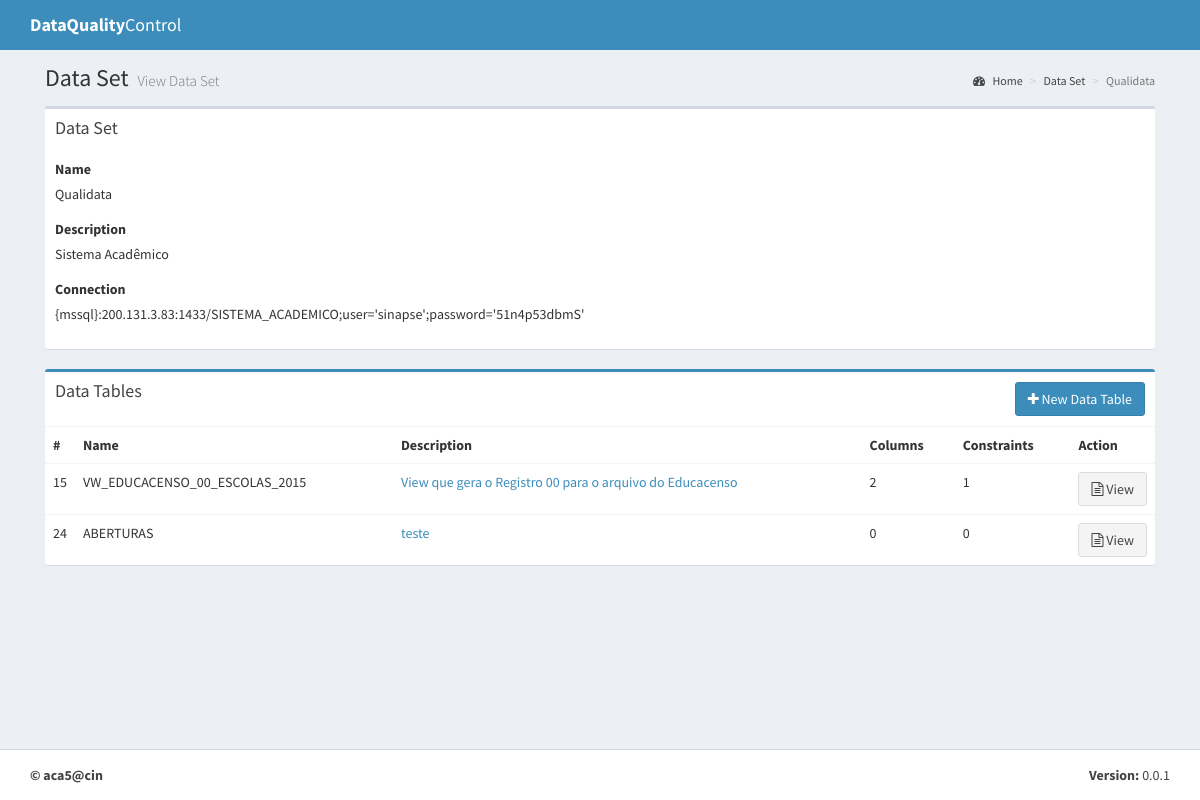
Page /dataset/1/ on the earlier database version.
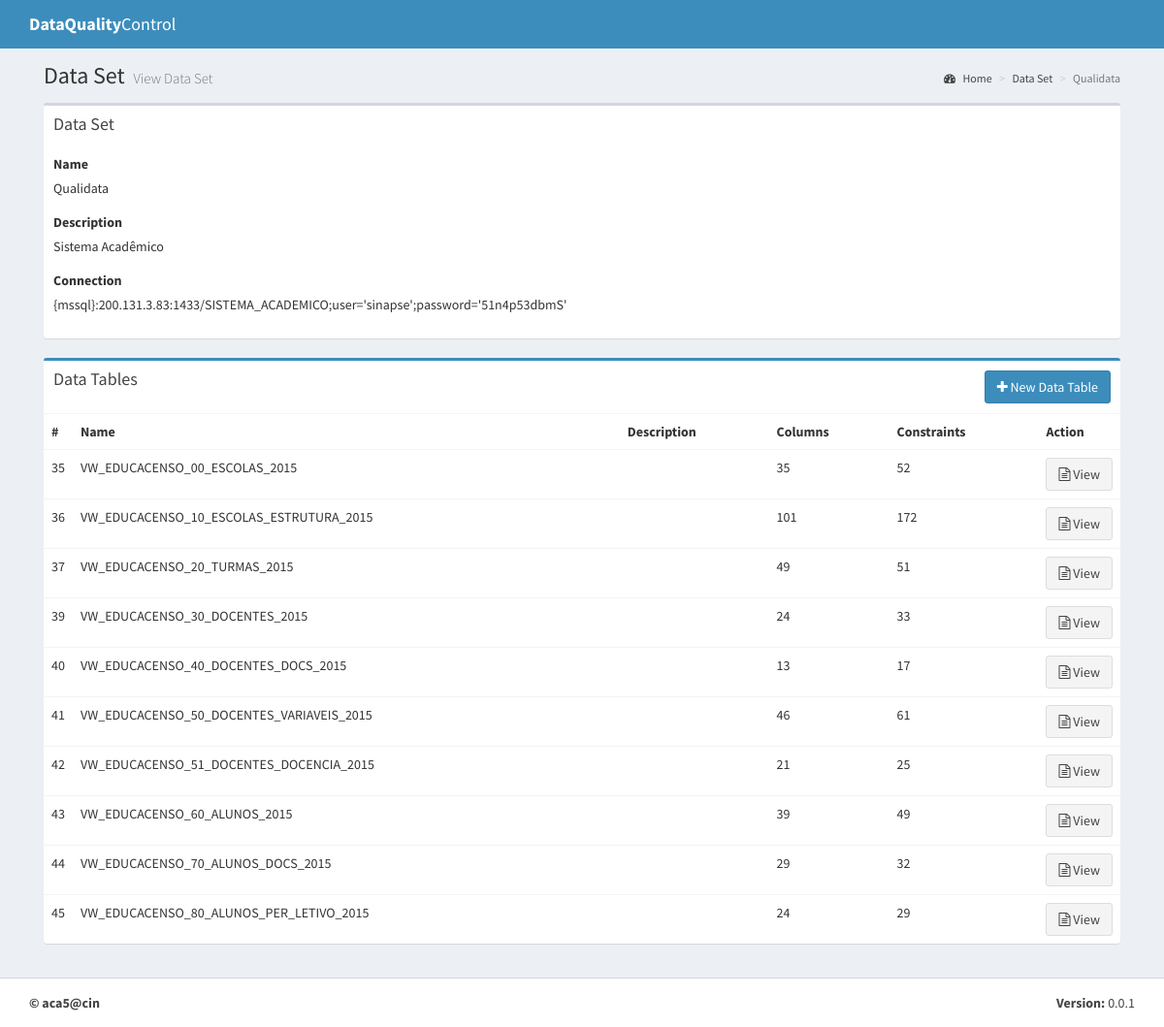
Same page on the later database version.
### dqc/models.py (models this page shows, shortened)
class DataTable(models.Model):
    name = models.CharField(max_length=200)
    description = models.TextField()
    data_set = models.ForeignKey(DataSet)
    created_at = models.DateTimeField(auto_now_add=True)
    data_column_identify = models.ForeignKey('DataColumn', null=True)
    def count_columns(self):
        return self.datacolumn_set.all().count()
    def count_constraints(self):
        count = 0
        for c in self.datacolumn_set.all():
            count += c.count_constraints()
        return count

class DataColumn(models.Model):
    name = models.CharField(max_length=200)
    description = models.TextField()
    data_table = models.ForeignKey(DataTable)
    data_type = models.ForeignKey(DataType)
    created_at = models.DateTimeField(auto_now_add=True)
    def count_constraints(self):
        return self.datacolumnconstraint_set.all().count()

### dqc/views.py (the view)
# urls.py: url(r'^dataset/(?P<id>\d+)/$', views.dataset_view, name="dataset_view"),
def dataset_view(request, id):
    dataset = DataSet.objects.get(id=id)
    datatables = DataTable.objects.filter(data_set=dataset)
    tables = []
    datatables_names = [dt.name for dt in datatables]
    for (table_name) in get_table_list(dataset):
        if table_name not in datatables_names:
            tables += [(table_name)]
    return render(request, 'data_set_view.html',
                  {"dataset": dataset, "datatables": datatables, "tables": tables})

### dqc/models.py (called while the page is built)
    def connection_string(self):
        return '{'+self.connection_driver+'}:'+\
               self.connection_server+':'+\
               self.connection_port+'/'+\
               self.connection_database+\
               ';user=\''+self.connection_user+'\''+\
               ';password=\''+self.connection_password+'\''

### dqc/util_classes/connection.py (called while the page is built)
def get_table_list(dataset):
    db = MyDB(dataset)
    if dataset.connection_driver == 'mssql':
        rows = db.query('SELECT table_name FROM information_schema.tables').fetchall()
    elif dataset.connection_driver == 'pgsql':
        rows = db.query("select relname from pg_class where relkind='r' and relname !~ '^(pg_|sql_)';").fetchall()
    tables = []
    for row in rows:
        tables += [row[0]]
    tables.sort()
    return tables

    def query(self, query, params=None):
        if params:
            self._db_cur.execute(query, params)
        else:
            self._db_cur.execute(query)
        return self._db_cur

    def __del__(self):
        self._db_connection.close()

### templates/data_set_view.html (shortened to what this page needs)
{% extends "template.html" %}
{% block content-header %}
    <h1>
        Data Set
        <small> View Data Set</small>
    </h1>
    <ol class="breadcrumb">
        <li><a href="{% url 'index' %}"><i class="fa fa-dashboard"></i> Home</a></li>
        <li><a href="{% url 'dataset_list' %}">Data Set</a></li>
        <li class="active">{{ dataset.name }}</li>
    </ol>
{% endblock %}
{% block content %}
    <div class="box">
        <div class="box-header">
            <h3 class="box-title">Data Set</h3>
        </div>
            <div class="box-body">
                <div class="form-group">
                    <label>Name</label>
                    <p> {{ dataset.name }}</p>
                </div>
                <div class="form-group">
                    <label>Description</label>
                    <p>{{ dataset.description }}</p>
                </div>
                <div class="form-group">
                    <label>Connection</label>
                    <p>{{ dataset.connection_string }}</p>
                </div>
            </div>
    </div>
    <div class="box box-primary">
        <div class="box-header">
            <h3 class="box-title">Data Tables</h3>
            <button class="btn btn-primary pull-right" data-toggle="modal" data-target="#newDataTableModal"><i
                    class="fa fa-plus"></i> New Data Table
            </button>
        </div>
        <div class="box-body no-padding table-responsive">
            <table class="table">
                <tbody>
                <tr>
                    <th style="width: 10px">#</th>
                    <th>Name</th>
                    <th>Description</th>
                    <th>Columns</th>
                    <th>Constraints</th>
                    <th style="width: 50px">Action</th>
                </tr>
                {% for datatable in datatables %}
                    <tr>
                        <td>{{ datatable.id }}</td>
                        <td>{{ datatable.name }}</td>
                        <td><a style="border: 0px;" href="#" id="description" class="editable" data-type="text" data-pk="{{ datatable.id }}" data-url="{% url 'datatable_edit' %}" data-title="Enter description">{{ datatable.description }}</a></td>
                        <td>{{ datatable.count_columns }}</td>
                        <td>{{ datatable.count_constraints }}</td>
                        <td><a class="btn btn-default" href="{% url 'datatable_view'  datatable.id %}">
                                <i class="fa fa-file-text-o"></i> View</a></td>
                    </tr>
                {% endfor %}
                </tbody>
            </table>
        </div>
    </div>
{% endblock %}

Differences in the rows shown:
removed DataTable: id "15", name "VW_EDUCACENSO_00_ESCOLAS_2015", description "View que gera o Registro 00 para o arquivo do Educacenso", count_columns "2", count_constraints "1"
removed DataTable: id "24", name "ABERTURAS", description "teste", count_columns "0", count_constraints "0"
added DataTable: id "35", name "VW_EDUCACENSO_00_ESCOLAS_2015", count_columns "35", count_constraints "52"
added DataTable: id "36", name "VW_EDUCACENSO_10_ESCOLAS_ESTRUTURA_2015", count_columns "101", count_constraints "172"
added DataTable: id "37", name "VW_EDUCACENSO_20_TURMAS_2015", count_columns "49", count_constraints "51"
added DataTable: id "39", name "VW_EDUCACENSO_30_DOCENTES_2015", count_columns "24", count_constraints "33"
added DataTable: id "40", name "VW_EDUCACENSO_40_DOCENTES_DOCS_2015", count_columns "13", count_constraints "17"
added DataTable: id "41", name "VW_EDUCACENSO_50_DOCENTES_VARIAVEIS_2015", count_columns "46", count_constraints "61"
added DataTable: id "42", name "VW_EDUCACENSO_51_DOCENTES_DOCENCIA_2015", count_columns "21", count_constraints "25"
added DataTable: id "43", name "VW_EDUCACENSO_60_ALUNOS_2015", count_columns "39", count_constraints "49"
added DataTable: id "44", name "VW_EDUCACENSO_70_ALUNOS_DOCS_2015", count_columns "29", count_constraints "32"
added DataTable: id "45", name "VW_EDUCACENSO_80_ALUNOS_PER_LETIVO_2015", count_columns "24", count_constraints "29"
